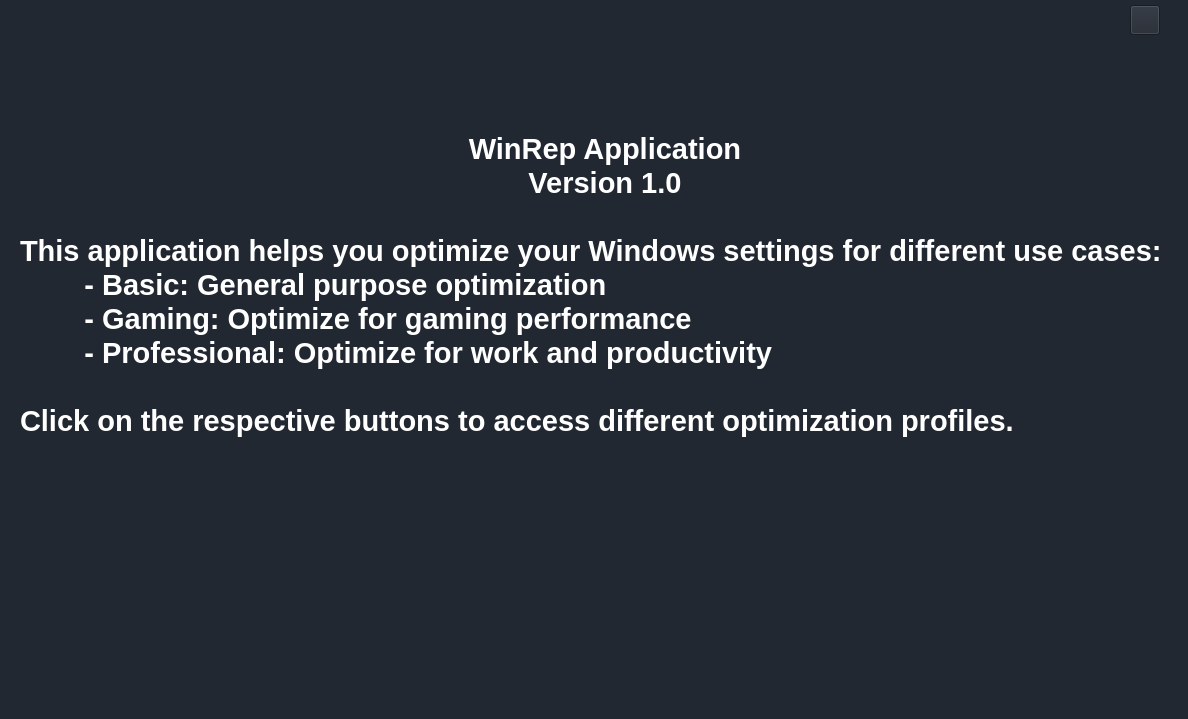
<?xml version="1.0" encoding="UTF-8"?>
<ui version="4.0">
 <class>Form</class>
 <widget class="QWidget" name="Form">
  <property name="geometry">
   <rect>
    <x>0</x>
    <y>0</y>
    <width>1188</width>
    <height>719</height>
   </rect>
  </property>
  <property name="windowTitle">
   <string>Form</string>
  </property>
  <property name="styleSheet">
   <string notr="true">QWidget {
    background-color: rgb(34, 40, 49);
	color: rgb(255, 255, 255)
}
</string>
  </property>
  <widget class="QLabel" name="label">
   <property name="enabled">
    <bool>true</bool>
   </property>
   <property name="geometry">
    <rect>
     <x>20</x>
     <y>0</y>
     <width>1170</width>
     <height>570</height>
    </rect>
   </property>
   <property name="minimumSize">
    <size>
     <width>280</width>
     <height>280</height>
    </size>
   </property>
   <property name="font">
    <font>
     <family>Microsoft YaHei UI</family>
     <pointsize>26</pointsize>
     <weight>75</weight>
     <bold>true</bold>
    </font>
   </property>
   <property name="cursor">
    <cursorShape>ArrowCursor</cursorShape>
   </property>
   <property name="mouseTracking">
    <bool>true</bool>
   </property>
   <property name="acceptDrops">
    <bool>false</bool>
   </property>
   <property name="toolTip">
    <string/>
   </property>
   <property name="whatsThis">
    <string>&lt;html&gt;&lt;head/&gt;&lt;body&gt;&lt;pre align=&quot;center&quot; style=&quot;-qt-paragraph-type:empty; margin-top:0px; margin-bottom:0px; margin-left:0px; margin-right:0px; -qt-block-indent:0; text-indent:0px; font-family:'Courier New';&quot;&gt;&lt;br/&gt;&lt;/pre&gt;&lt;/body&gt;&lt;/html&gt;</string>
   </property>
   <property name="frameShadow">
    <enum>QFrame::Plain</enum>
   </property>
   <property name="midLineWidth">
    <number>0</number>
   </property>
   <property name="text">
    <string>&lt;!DOCTYPE HTML PUBLIC &quot;-//W3C//DTD HTML 4.0//EN&quot; &quot;http://www.w3.org/TR/REC-html40/strict.dtd&quot;&gt;
&lt;html&gt;&lt;head&gt;&lt;meta name=&quot;qrichtext&quot; content=&quot;1&quot; /&gt;&lt;style type=&quot;text/css&quot;&gt;
p, li { white-space: pre-wrap; }
&lt;/style&gt;&lt;/head&gt;&lt;body style=&quot; font-family:'Microsoft YaHei UI'; font-size:22pt; font-weight:600; font-style:normal;&quot;&gt;
&lt;p align=&quot;center&quot; style=&quot; margin-top:0px; margin-bottom:0px; margin-left:0px; margin-right:0px; -qt-block-indent:0; text-indent:0px;&quot;&gt;WinRep Application&lt;/p&gt;
&lt;p align=&quot;center&quot; style=&quot; margin-top:0px; margin-bottom:0px; margin-left:0px; margin-right:0px; -qt-block-indent:0; text-indent:0px;&quot;&gt;Version 1.0&lt;/p&gt;
&lt;p style=&quot; margin-top:0px; margin-bottom:0px; margin-left:0px; margin-right:0px; -qt-block-indent:0; text-indent:0px;&quot;&gt;        &lt;/p&gt;
&lt;p style=&quot; margin-top:0px; margin-bottom:0px; margin-left:0px; margin-right:0px; -qt-block-indent:0; text-indent:0px;&quot;&gt;This application helps you optimize your Windows settings for different use cases:&lt;/p&gt;
&lt;p style=&quot; margin-top:0px; margin-bottom:0px; margin-left:0px; margin-right:0px; -qt-block-indent:0; text-indent:0px;&quot;&gt;        - Basic: General purpose optimization&lt;/p&gt;
&lt;p style=&quot; margin-top:0px; margin-bottom:0px; margin-left:0px; margin-right:0px; -qt-block-indent:0; text-indent:0px;&quot;&gt;        - Gaming: Optimize for gaming performance&lt;/p&gt;
&lt;p style=&quot; margin-top:0px; margin-bottom:0px; margin-left:0px; margin-right:0px; -qt-block-indent:0; text-indent:0px;&quot;&gt;        - Professional: Optimize for work and productivity&lt;/p&gt;
&lt;p style=&quot; margin-top:0px; margin-bottom:0px; margin-left:0px; margin-right:0px; -qt-block-indent:0; text-indent:0px;&quot;&gt;        &lt;/p&gt;
&lt;p style=&quot; margin-top:0px; margin-bottom:0px; margin-left:0px; margin-right:0px; -qt-block-indent:0; text-indent:0px;&quot;&gt;Click on the respective buttons to access different optimization profiles.&lt;/p&gt;&lt;/body&gt;&lt;/html&gt;</string>
   </property>
   <property name="wordWrap">
    <bool>true</bool>
   </property>
   <property name="margin">
    <number>0</number>
   </property>
   <property name="openExternalLinks">
    <bool>false</bool>
   </property>
   <property name="buddy">
    <cstring>WinRep Application\n        Version 1.0\n        \n        This application helps you optimize your Windows settings for different use cases:\n        - Basic: General purpose optimization\n        - Gaming: Optimize for gaming performance\n        - Professional: Optimize for work and productivity\n        \n        Click on the respective buttons to access different optimization profiles.</cstring>
   </property>
  </widget>
  <widget class="QToolButton" name="main_butten">
   <property name="geometry">
    <rect>
     <x>1130</x>
     <y>5</y>
     <width>30</width>
     <height>30</height>
    </rect>
   </property>
   <property name="font">
    <font>
     <family>Microsoft YaHei UI</family>
     <pointsize>26</pointsize>
     <weight>75</weight>
     <bold>true</bold>
    </font>
   </property>
   <property name="cursor">
    <cursorShape>PointingHandCursor</cursorShape>
   </property>
   <property name="toolTip">
    <string>&lt;html&gt;&lt;head/&gt;&lt;body&gt;&lt;p&gt;&lt;span style=&quot; font-size:12pt;&quot;&gt;Go to the main window&lt;/span&gt;&lt;/p&gt;&lt;/body&gt;&lt;/html&gt;</string>
   </property>
   <property name="styleSheet">
    <string notr="true"/>
   </property>
   <property name="text">
    <string/>
   </property>
   <property name="icon">
    <iconset>
     <normaloff>home.png</normaloff>home.png</iconset>
   </property>
   <property name="iconSize">
    <size>
     <width>24</width>
     <height>24</height>
    </size>
   </property>
  </widget>
 </widget>
 <resources>
  <include location="icons.qrc"/>
  <include location="bg.qrc"/>
 </resources>
 <connections/>
</ui>
